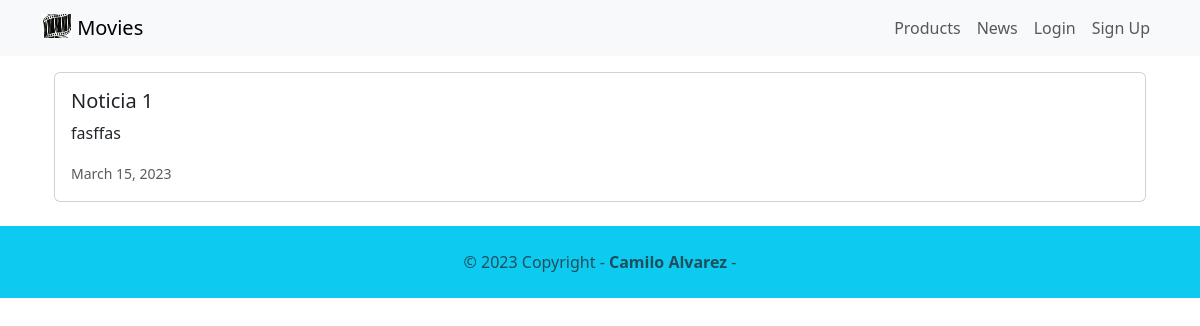
Page /news/ on the committed database.
### news/models.py (models this page shows, shortened)
class News(models.Model):
    headline = models.CharField(max_length=200)
    body = models.TextField()
    date = models.DateField()

### news/views.py (the view)
# urls.py: path('news/', include('news.urls')),
def news(request):
    newss = News.objects.all().order_by('-date')
    return render(request, 'news.html', {'newss':newss})

### news/templates/news.html (shortened to what this page needs)
<!doctype html>
<html lang="en">
<head>
    <link href="https://cdn.jsdelivr.net/npm/bootstrap@5.3.0-alpha2/dist/css/bootstrap.min.css" rel="stylesheet">
</head>
<body>
    {% extends 'base.html' %}
    {% block content %}
    <div class="container">
        {% for news in newss %}
        <div class="card mb-3">
            <div class="row g-0">
                <div>
                    <div class="card-body">
                        <h5 class="card-title">{{ news.headline }}</h5>
                        <p class="card-text">{{ news.body }}</p>
                        <p class="card-text"><small class="text-muted">
                            {{ news.date }}
                        </small></p>
                    </div>
                </div>
            </div>
        </div>
        {% endfor %}
    </div>
    {% endblock content %}

### rows in the picture
News: headline "Noticia 1", body "fasffas", date "March 15, 2023"
